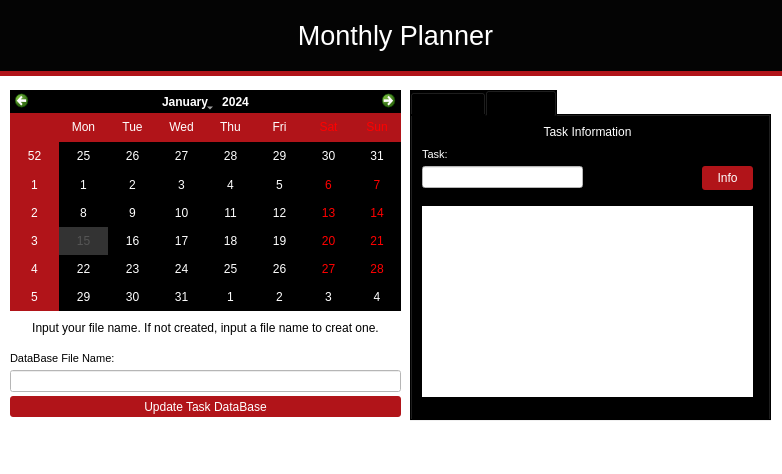
<?xml version="1.0" encoding="UTF-8"?>
<ui version="4.0">
 <class>MainWindow</class>
 <widget class="QMainWindow" name="MainWindow">
  <property name="geometry">
   <rect>
    <x>0</x>
    <y>0</y>
    <width>782</width>
    <height>474</height>
   </rect>
  </property>
  <property name="minimumSize">
   <size>
    <width>782</width>
    <height>474</height>
   </size>
  </property>
  <property name="maximumSize">
   <size>
    <width>782</width>
    <height>474</height>
   </size>
  </property>
  <property name="font">
   <font>
    <family>Calibri</family>
    <pointsize>26</pointsize>
   </font>
  </property>
  <property name="windowTitle">
   <string>MainWindow</string>
  </property>
  <property name="toolTip">
   <string/>
  </property>
  <property name="styleSheet">
   <string notr="true">background-color: rgb(255, 255, 255);</string>
  </property>
  <widget class="QWidget" name="centralwidget">
   <widget class="QCalendarWidget" name="calendarWidget">
    <property name="geometry">
     <rect>
      <x>10</x>
      <y>90</y>
      <width>391</width>
      <height>221</height>
     </rect>
    </property>
    <property name="mouseTracking">
     <bool>false</bool>
    </property>
    <property name="styleSheet">
     <string notr="true">background-color: rgb(0, 0, 0);
gridline-color: rgb(255, 255, 127);
selection-color: rgb(85, 85, 85);
selection-background-color: rgb(51, 51, 51);


alternate-background-color: rgb(177, 20, 25);

color: rgb(255, 255, 255);
</string>
    </property>
   </widget>
   <widget class="QTabWidget" name="tabWidget">
    <property name="geometry">
     <rect>
      <x>410</x>
      <y>90</y>
      <width>361</width>
      <height>331</height>
     </rect>
    </property>
    <property name="styleSheet">
     <string notr="true">background-color: rgb(0, 0, 0);
</string>
    </property>
    <property name="currentIndex">
     <number>1</number>
    </property>
    <widget class="QWidget" name="Tab">
     <attribute name="title">
      <string>Add Task</string>
     </attribute>
     <widget class="QDateTimeEdit" name="to_date_time">
      <property name="geometry">
       <rect>
        <x>10</x>
        <y>270</y>
        <width>211</width>
        <height>21</height>
       </rect>
      </property>
      <property name="styleSheet">
       <string notr="true">font: 8pt &quot;Arial&quot;;
color: rgb(255, 255, 255);
background-color: rgb(85, 85, 85);</string>
      </property>
      <property name="dateTime">
       <datetime>
        <hour>0</hour>
        <minute>0</minute>
        <second>0</second>
        <year>2022</year>
        <month>12</month>
        <day>1</day>
       </datetime>
      </property>
      <property name="date">
       <date>
        <year>2022</year>
        <month>12</month>
        <day>1</day>
       </date>
      </property>
      <property name="minimumDateTime">
       <datetime>
        <hour>0</hour>
        <minute>0</minute>
        <second>0</second>
        <year>2022</year>
        <month>12</month>
        <day>1</day>
       </datetime>
      </property>
      <property name="minimumDate">
       <date>
        <year>2022</year>
        <month>12</month>
        <day>1</day>
       </date>
      </property>
      <property name="calendarPopup">
       <bool>true</bool>
      </property>
     </widget>
     <widget class="QDateTimeEdit" name="from_date_time">
      <property name="geometry">
       <rect>
        <x>10</x>
        <y>210</y>
        <width>211</width>
        <height>22</height>
       </rect>
      </property>
      <property name="styleSheet">
       <string notr="true">font: 8pt &quot;Arial&quot;;
background-color: rgb(85, 85, 85);
color: rgb(255, 255, 255);</string>
      </property>
      <property name="date">
       <date>
        <year>2022</year>
        <month>12</month>
        <day>1</day>
       </date>
      </property>
      <property name="minimumDateTime">
       <datetime>
        <hour>0</hour>
        <minute>0</minute>
        <second>0</second>
        <year>2022</year>
        <month>12</month>
        <day>1</day>
       </datetime>
      </property>
      <property name="minimumDate">
       <date>
        <year>2022</year>
        <month>12</month>
        <day>1</day>
       </date>
      </property>
      <property name="calendarPopup">
       <bool>true</bool>
      </property>
     </widget>
     <widget class="QLabel" name="label_3">
      <property name="geometry">
       <rect>
        <x>10</x>
        <y>10</y>
        <width>55</width>
        <height>16</height>
       </rect>
      </property>
      <property name="font">
       <font>
        <family>Arial</family>
        <pointsize>8</pointsize>
        <weight>50</weight>
        <italic>false</italic>
        <bold>false</bold>
       </font>
      </property>
      <property name="styleSheet">
       <string notr="true">font: 8pt &quot;Arial&quot;;
color: rgb(255, 255, 255);</string>
      </property>
      <property name="text">
       <string>Task:</string>
      </property>
     </widget>
     <widget class="QLineEdit" name="add_task_name">
      <property name="geometry">
       <rect>
        <x>10</x>
        <y>30</y>
        <width>331</width>
        <height>21</height>
       </rect>
      </property>
      <property name="styleSheet">
       <string notr="true">background-color: rgb(255, 255, 255);</string>
      </property>
     </widget>
     <widget class="QLabel" name="label">
      <property name="geometry">
       <rect>
        <x>10</x>
        <y>250</y>
        <width>55</width>
        <height>16</height>
       </rect>
      </property>
      <property name="font">
       <font>
        <family>Arial</family>
        <pointsize>8</pointsize>
        <weight>50</weight>
        <italic>false</italic>
        <bold>false</bold>
       </font>
      </property>
      <property name="styleSheet">
       <string notr="true">font: 8pt &quot;Arial&quot;;
color: rgb(255, 255, 255);</string>
      </property>
      <property name="text">
       <string>To:</string>
      </property>
     </widget>
     <widget class="QLabel" name="label_2">
      <property name="geometry">
       <rect>
        <x>10</x>
        <y>190</y>
        <width>55</width>
        <height>16</height>
       </rect>
      </property>
      <property name="styleSheet">
       <string notr="true">font: 8pt &quot;Arial&quot;;
color: rgb(255, 255, 255);</string>
      </property>
      <property name="text">
       <string>From:</string>
      </property>
     </widget>
     <widget class="QPushButton" name="button_add_task">
      <property name="geometry">
       <rect>
        <x>250</x>
        <y>270</y>
        <width>91</width>
        <height>24</height>
       </rect>
      </property>
      <property name="styleSheet">
       <string notr="true">font: 8pt &quot;Arial&quot;;
background-color: rgb(177, 20, 25);
color: rgb(255, 255, 255);
border-radius: 3px;
</string>
      </property>
      <property name="text">
       <string>Add</string>
      </property>
     </widget>
     <widget class="QLabel" name="label_4">
      <property name="geometry">
       <rect>
        <x>10</x>
        <y>70</y>
        <width>141</width>
        <height>16</height>
       </rect>
      </property>
      <property name="font">
       <font>
        <family>Arial</family>
        <pointsize>8</pointsize>
        <weight>50</weight>
        <italic>false</italic>
        <bold>false</bold>
       </font>
      </property>
      <property name="styleSheet">
       <string notr="true">font: 8pt &quot;Arial&quot;;
color: rgb(255, 255, 255);</string>
      </property>
      <property name="text">
       <string>Task Descritption</string>
      </property>
     </widget>
     <widget class="QTextEdit" name="add_task_description">
      <property name="geometry">
       <rect>
        <x>10</x>
        <y>90</y>
        <width>331</width>
        <height>91</height>
       </rect>
      </property>
      <property name="styleSheet">
       <string notr="true">background-color: rgb(255, 255, 255);</string>
      </property>
     </widget>
     <zorder>to_date_time</zorder>
     <zorder>from_date_time</zorder>
     <zorder>label_3</zorder>
     <zorder>label</zorder>
     <zorder>label_2</zorder>
     <zorder>button_add_task</zorder>
     <zorder>label_4</zorder>
     <zorder>add_task_description</zorder>
     <zorder>add_task_name</zorder>
    </widget>
    <widget class="QWidget" name="tab_2">
     <attribute name="title">
      <string>Task Info</string>
     </attribute>
     <widget class="QLabel" name="label_5">
      <property name="geometry">
       <rect>
        <x>0</x>
        <y>0</y>
        <width>351</width>
        <height>31</height>
       </rect>
      </property>
      <property name="styleSheet">
       <string notr="true">font: 8pt &quot;Arial&quot;;
color: rgb(255, 255, 255);</string>
      </property>
      <property name="text">
       <string>Task Information</string>
      </property>
      <property name="alignment">
       <set>Qt::AlignCenter</set>
      </property>
     </widget>
     <widget class="QLineEdit" name="get_info_task">
      <property name="geometry">
       <rect>
        <x>10</x>
        <y>50</y>
        <width>161</width>
        <height>22</height>
       </rect>
      </property>
      <property name="styleSheet">
       <string notr="true">background-color: rgb(255, 255, 255);</string>
      </property>
     </widget>
     <widget class="QPushButton" name="button_get_info">
      <property name="geometry">
       <rect>
        <x>290</x>
        <y>50</y>
        <width>51</width>
        <height>24</height>
       </rect>
      </property>
      <property name="styleSheet">
       <string notr="true">font: 8pt &quot;Arial&quot;;
background-color: rgb(177, 20, 25);
color: rgb(255, 255, 255);
border-radius: 3px;</string>
      </property>
      <property name="text">
       <string>Info</string>
      </property>
     </widget>
     <widget class="QLabel" name="label_7">
      <property name="geometry">
       <rect>
        <x>10</x>
        <y>30</y>
        <width>55</width>
        <height>16</height>
       </rect>
      </property>
      <property name="font">
       <font>
        <family>Arial</family>
        <pointsize>8</pointsize>
        <weight>50</weight>
        <italic>false</italic>
        <bold>false</bold>
       </font>
      </property>
      <property name="styleSheet">
       <string notr="true">font: 8pt &quot;Arial&quot;;
color: rgb(255, 255, 255);</string>
      </property>
      <property name="text">
       <string>Task:</string>
      </property>
     </widget>
     <widget class="QLabel" name="task_info_description">
      <property name="geometry">
       <rect>
        <x>10</x>
        <y>90</y>
        <width>331</width>
        <height>191</height>
       </rect>
      </property>
      <property name="styleSheet">
       <string notr="true">color: rgb(0, 0, 0);
background-color: rgb(255, 255, 255);</string>
      </property>
      <property name="text">
       <string/>
      </property>
      <property name="alignment">
       <set>Qt::AlignLeading|Qt::AlignLeft|Qt::AlignTop</set>
      </property>
     </widget>
    </widget>
   </widget>
   <widget class="QLabel" name="monthly_planner">
    <property name="geometry">
     <rect>
      <x>0</x>
      <y>0</y>
      <width>791</width>
      <height>71</height>
     </rect>
    </property>
    <property name="font">
     <font>
      <family>Arial</family>
      <pointsize>20</pointsize>
      <underline>false</underline>
     </font>
    </property>
    <property name="toolTip">
     <string>&lt;html&gt;&lt;head/&gt;&lt;body&gt;&lt;p&gt;&lt;br/&gt;&lt;/p&gt;&lt;/body&gt;&lt;/html&gt;</string>
    </property>
    <property name="whatsThis">
     <string>&lt;html&gt;&lt;head/&gt;&lt;body&gt;&lt;p&gt;&lt;br/&gt;&lt;/p&gt;&lt;/body&gt;&lt;/html&gt;</string>
    </property>
    <property name="styleSheet">
     <string notr="true">background-color: rgb(4, 4, 4);
color: white;

</string>
    </property>
    <property name="text">
     <string>Monthly Planner</string>
    </property>
    <property name="alignment">
     <set>Qt::AlignCenter</set>
    </property>
   </widget>
   <widget class="QLabel" name="label_6">
    <property name="geometry">
     <rect>
      <x>0</x>
      <y>60</y>
      <width>791</width>
      <height>16</height>
     </rect>
    </property>
    <property name="styleSheet">
     <string notr="true">background-color: rgb(177, 20, 25);</string>
    </property>
    <property name="text">
     <string/>
    </property>
   </widget>
   <widget class="QPushButton" name="button_task_database">
    <property name="geometry">
     <rect>
      <x>10</x>
      <y>396</y>
      <width>391</width>
      <height>21</height>
     </rect>
    </property>
    <property name="styleSheet">
     <string notr="true">font: 8pt &quot;Arial&quot;;
background-color: rgb(177, 20, 25);
color: rgb(255, 255, 255);
border-radius: 3px;</string>
    </property>
    <property name="text">
     <string>Update Task DataBase</string>
    </property>
   </widget>
   <widget class="QLineEdit" name="database_name">
    <property name="geometry">
     <rect>
      <x>10</x>
      <y>370</y>
      <width>391</width>
      <height>22</height>
     </rect>
    </property>
   </widget>
   <widget class="QLabel" name="label_8">
    <property name="geometry">
     <rect>
      <x>10</x>
      <y>350</y>
      <width>141</width>
      <height>16</height>
     </rect>
    </property>
    <property name="font">
     <font>
      <family>Arial</family>
      <pointsize>8</pointsize>
      <weight>50</weight>
      <italic>false</italic>
      <bold>false</bold>
     </font>
    </property>
    <property name="styleSheet">
     <string notr="true">font: 8pt &quot;Arial&quot;;
color: rgb(0, 0, 0);</string>
    </property>
    <property name="text">
     <string>DataBase File Name:</string>
    </property>
   </widget>
   <widget class="QLabel" name="label_9">
    <property name="geometry">
     <rect>
      <x>10</x>
      <y>320</y>
      <width>391</width>
      <height>16</height>
     </rect>
    </property>
    <property name="text">
     <string>Input your file name. If not created, input a file name to creat one.</string>
    </property>
    <property name="alignment">
     <set>Qt::AlignCenter</set>
    </property>
   </widget>
   <zorder>label_6</zorder>
   <zorder>tabWidget</zorder>
   <zorder>monthly_planner</zorder>
   <zorder>calendarWidget</zorder>
   <zorder>button_task_database</zorder>
   <zorder>database_name</zorder>
   <zorder>label_8</zorder>
   <zorder>label_9</zorder>
  </widget>
  <widget class="QMenuBar" name="menubar">
   <property name="geometry">
    <rect>
     <x>0</x>
     <y>0</y>
     <width>782</width>
     <height>21</height>
    </rect>
   </property>
  </widget>
  <widget class="QStatusBar" name="statusbar"/>
 </widget>
 <resources/>
 <connections/>
</ui>
